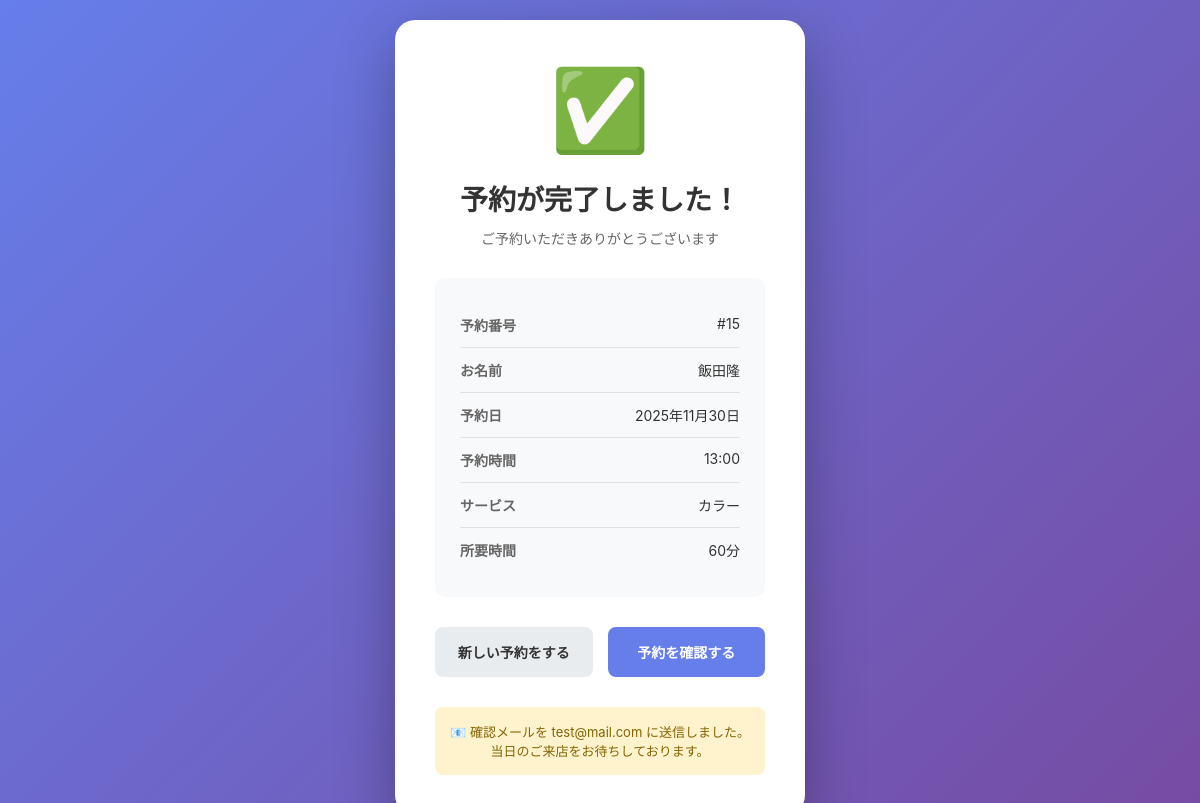
The page /booking/complete/15/ on the database as committed earlier.
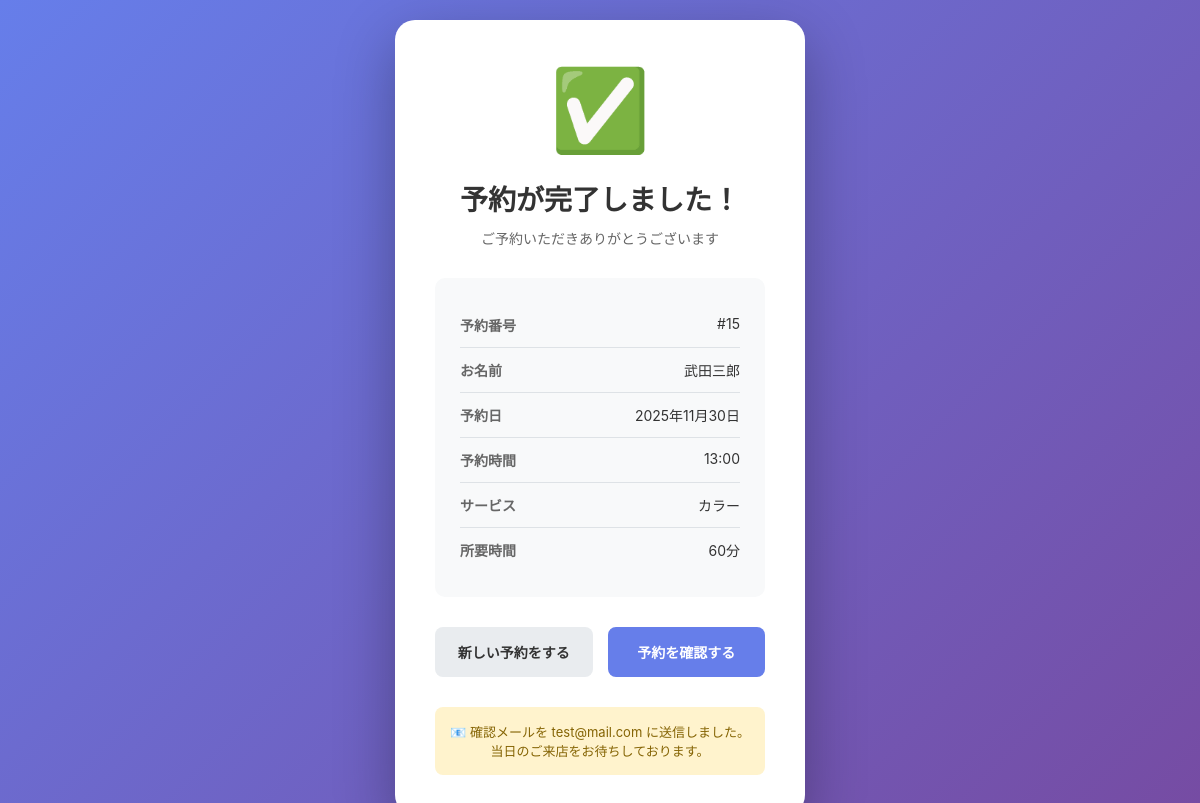
The same page on the database as committed later.
### main/models.py (models this page shows, shortened)
class Reservation(models.Model):
    STATUS_CHOICES = [
        ('pending', '予約中'),
        ('completed', '完了'),
        ('cancelled', 'キャンセル'),
    ]
    user = models.ForeignKey(Customer, on_delete=models.SET_NULL, null=True, blank=True, verbose_name="顧客")
    reservation_date = models.DateField(verbose_name="予約日")
    reservation_time = models.TimeField(verbose_name="予約時間")
    status = models.CharField(max_length=20, choices=STATUS_CHOICES, default='pending', verbose_name="ステータス")
    guest_name = models.CharField(max_length=100, blank=True, verbose_name="ゲスト名")
    guest_email = models.EmailField(blank=True, verbose_name="ゲストメール")
    notes = models.TextField(blank=True, verbose_name="備考")
    created_at = models.DateTimeField(auto_now_add=True, verbose_name="作成日時")
    updated_at = models.DateTimeField(auto_now=True, verbose_name="更新日時")
    class Meta:
        verbose_name = "予約"
        verbose_name_plural = "予約"

class Customer(models.Model):
    phone_regex = RegexValidator(
        regex=r'^0\d{1,4}-?\d{1,4}-?\d{3,4}$',
        message="正しい電話番号形式で入力してください。（例: 090-1234-5678、03-1234-5678、0120-123-456）"
    )
    name = models.CharField(max_length=100, verbose_name="顧客名")
    phone_number = models.CharField(max_length=20, unique=True, validators=[validate_phone_number], verbose_name='電話番号')
    email = models.EmailField(unique=True, verbose_name="メールアドレス")  # 追加
    memo = models.TextField(blank=True, verbose_name="メモ")
    last_visit_date = models.DateField(null=True, blank=True, verbose_name="最終来店日")
    created_at = models.DateTimeField(auto_now_add=True, verbose_name="登録日時")
    updated_at = models.DateTimeField(auto_now=True, verbose_name="更新日時")
    class Meta:
        verbose_name = "顧客"
        verbose_name_plural = "顧客"

### main/views.py (the view)
# urls.py: path('booking/complete/<int:pk>/', views.public_booking_complete, name='public_booking_complete'),
def public_booking_complete(request, pk):
    reservation = get_object_or_404(Reservation, pk=pk)
    return render(request, 'main/public_booking_complete.html', {
        'reservation': reservation,
    })

### main/context_processors.py (called while the page is built)
def user_permissions(request):
    if request.user.is_authenticated:
        try:
            from main.models import Administrator, UserProfile
            admin = Administrator.objects.get(user=request.user)
            profile = UserProfile.objects.get(user=admin)
            is_super_admin = (
                profile.can_edit_customer and
                profile.can_delete_customer and
                profile.can_edit_reservation and
                profile.can_delete_reservation
            )
        except:
            is_super_admin = False
    else:
        is_super_admin = False
    return {
        'is_super_admin': is_super_admin,
    }

### main/templates/main/public_booking_complete.html (shortened to what this page needs)
<!DOCTYPE html>
<html lang="ja">
<head>
</head>
<body>
    <div class="container">
        <div class="success-icon">✅</div>
        <h1>予約が完了しました！</h1>
        <p class="subtitle">ご予約いただきありがとうございます</p>
        <div class="reservation-details">
            <div class="detail-row">
                <span class="detail-label">予約番号</span>
                <span class="detail-value">#{{ reservation.pk }}</span>
            </div>
            <div class="detail-row">
                <span class="detail-label">お名前</span>
                <span class="detail-value">{{ reservation.customer.name }}</span>
            </div>
            <div class="detail-row">
                <span class="detail-label">予約日</span>
                <span class="detail-value">{{ reservation.reservation_date }}</span>
            </div>
            <div class="detail-row">
                <span class="detail-label">予約時間</span>
                <span class="detail-value">{{ reservation.reservation_time }}</span>
            </div>
            <div class="detail-row">
                <span class="detail-label">サービス</span>
                <span class="detail-value">{{ reservation.service }}</span>
            </div>
            <div class="detail-row">
                <span class="detail-label">所要時間</span>
                <span class="detail-value">{{ reservation.duration }}分</span>
            </div>
        </div>
        <div class="buttons">
            <a href="{% url 'public_booking' %}" class="button button-secondary">新しい予約をする</a>
            <a href="{% url 'public_booking_check' %}" class="button button-primary">予約を確認する</a>
        </div>
        <div class="note">
            📧 確認メールを {{ reservation.customer.email }} に送信しました。<br>
            当日のご来店をお待ちしております。
        </div>
    </div>
</body>
</html>

Rows that differ between the two databases and show on the page:
changed through a linked row, Reservation "カラー": customer.name "飯田隆" → "武田三郎"
